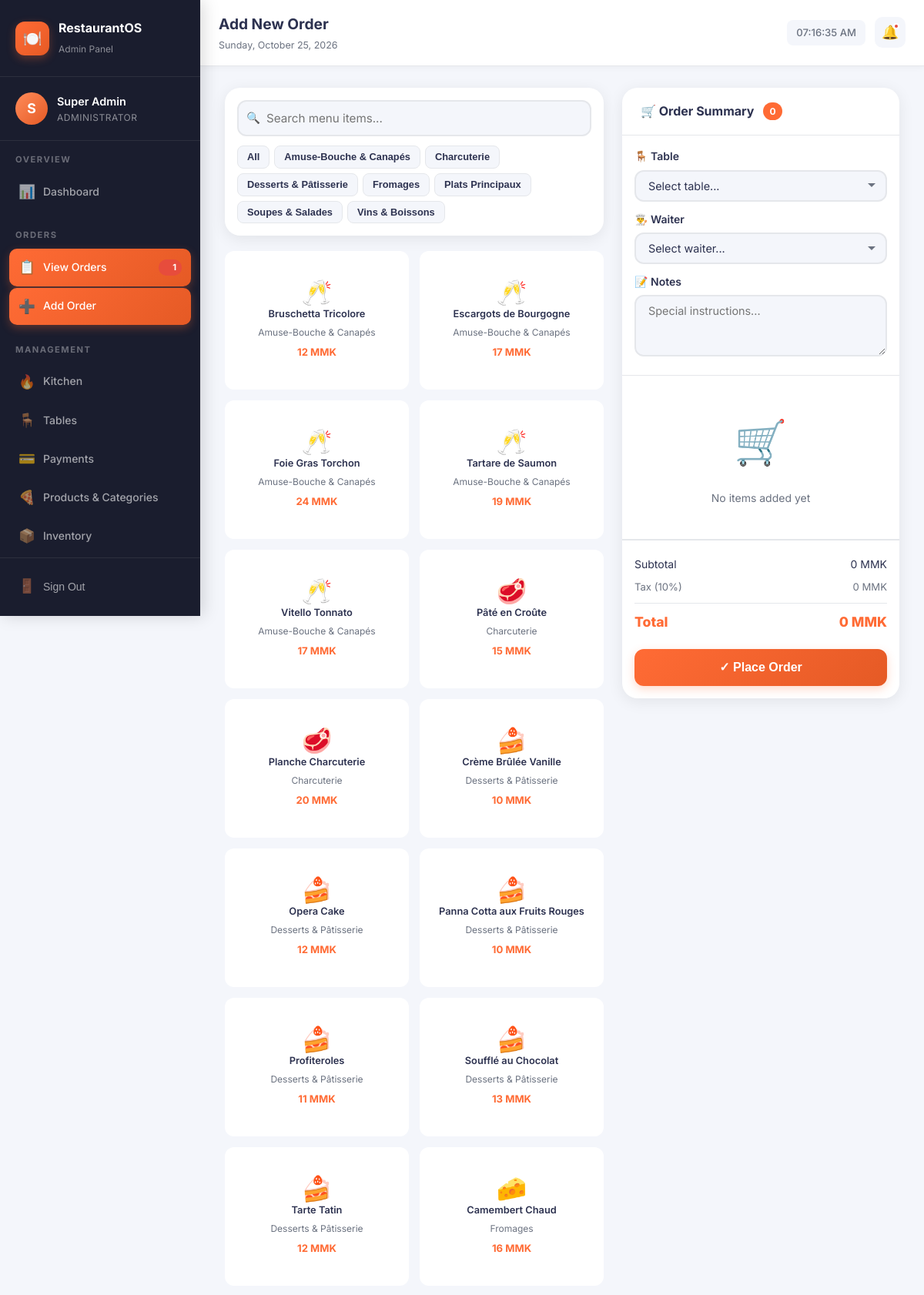
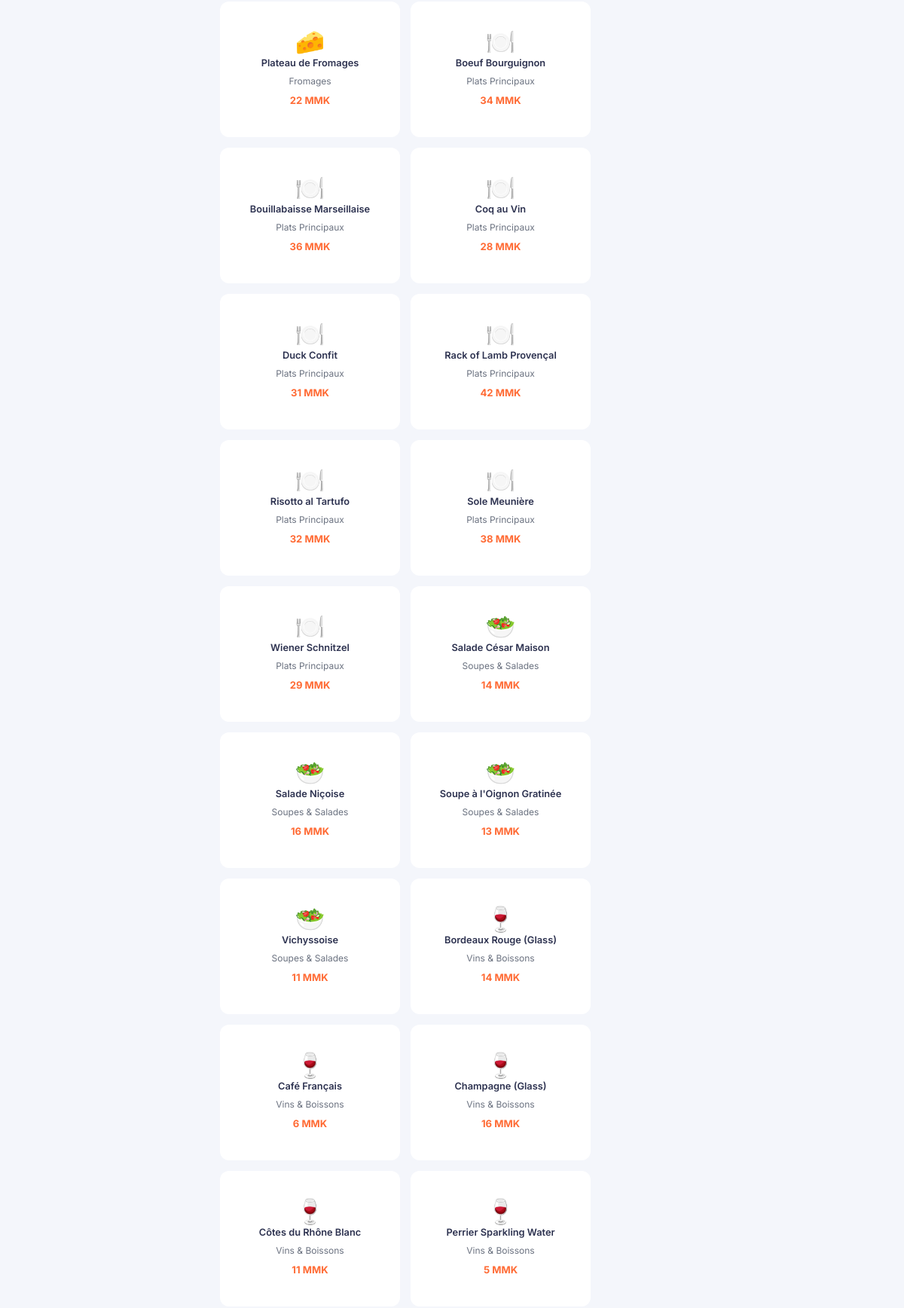
The app's page /public/admin/add-order (signed in, upper part) with its own data (2 pictures, top to bottom).
### tables this page shows
CREATE TABLE IF NOT EXISTS product_category (
    category_id INT PRIMARY KEY AUTO_INCREMENT,
    category_name VARCHAR(100) NOT NULL,
    description TEXT,
    created_at TIMESTAMP DEFAULT CURRENT_TIMESTAMP
);

CREATE TABLE IF NOT EXISTS product (
    product_id INT PRIMARY KEY AUTO_INCREMENT,
    product_name VARCHAR(100) NOT NULL,
    description TEXT,
    price DECIMAL(10,2) NOT NULL,
    category_id INT,
    image VARCHAR(255) DEFAULT NULL,
    is_available TINYINT(1) DEFAULT 1,
    created_at TIMESTAMP DEFAULT CURRENT_TIMESTAMP,
    updated_at TIMESTAMP DEFAULT CURRENT_TIMESTAMP ON UPDATE CURRENT_TIMESTAMP,
    FOREIGN KEY (category_id) REFERENCES product_category(category_id) ON DELETE SET NULL
);

### app/controllers/AdminController.php (called while the page is built, shortened)
<?php
require_once __DIR__ . '/../../config/database.php';
class AdminController {
    private $db;
    public function __construct() {
        $this->db = Database::getInstance();
    }
    public function addOrder() {
        $categories = $this->db->fetchAll("SELECT * FROM product_category ORDER BY category_name");
        $products = $this->db->fetchAll("SELECT p.*, pc.category_name FROM product p LEFT JOIN product_category pc ON p.category_id = pc.category_id WHERE p.is_available = 1 ORDER BY pc.category_name, p.product_name");
        require_once __DIR__ . '/../views/admin/add_order.php';
    }
}

### config/database.php (called while the page is built, shortened)
<?php
class Database {
    private static $instance = null;
    private $connection;
    private function __construct() {
        $this->connection = new mysqli(DB_HOST, DB_USER, DB_PASS, DB_NAME);
        $this->connection->set_charset('utf8mb4');
    }
    public static function getInstance() {
        if (self::$instance === null) {
            self::$instance = new self();
        }
        return self::$instance;
    }
    public function query($sql, $params = [], $types = '') {
        $stmt = $this->connection->prepare($sql);
        $stmt->execute();
        return $stmt;
    }
    public function fetchAll($sql, $params = [], $types = '') {
        $stmt = $this->query($sql, $params, $types);
        $result = $stmt->get_result();
        return $result->fetch_all(MYSQLI_ASSOC);
    }
}

### app/views/admin/add_order.php (the view, shortened to what this page needs)
<?php $page_title = 'Add New Order'; require_once __DIR__ . '/../shared/admin_layout_start.php'; ?>
<div class="order-layout animate-in">
  <div>
    <div class="card" style="margin-bottom:20px">
      <div class="card-body" style="padding:16px;display:flex;gap:12px;flex-wrap:wrap;align-items:center">
        <div class="search-bar" style="flex:1;min-width:200px">
          <span class="search-icon">🔍</span>
          <input type="text" id="menu-search" class="form-control" placeholder="Search menu items..." style="padding-left:36px">
        </div>
        <div style="display:flex;gap:6px;flex-wrap:wrap">
          <button class="btn btn-secondary btn-sm cat-filter active" data-cat="" onclick="filterCategory('')">All</button>
          <?php foreach ($categories as $cat): ?>
          <button class="btn btn-secondary btn-sm cat-filter" data-cat="<?= $cat['category_id'] ?>" onclick="filterCategory(<?= $cat['category_id'] ?>)">
            <?= htmlspecialchars($cat['category_name']) ?>
          </button>
          <?php endforeach; ?>
        </div>
      </div>
    </div>
    <div class="menu-grid">
      <?php
      $catIcons = [
        'Amuse-Bouche & Canapés' => '🥂',
        'Plats Principaux' => '🍽️',
        'Desserts & Pâtisserie' => '🍰',
        'Vins & Boissons' => '🍷',
        'Soupes & Salades' => '🥗',
        'Fromages' => '🧀',
        'Charcuterie' => '🥩',
        'Appetizers' => '🥗',
        'Main Course' => '🍽️',
        'Desserts' => '🍰',
        'Beverages' => '🍷',
        'Soups & Salads' => '🥣',
      ];
      foreach ($products as $product):
        $icon = $catIcons[$product['category_name'] ?? ''] ?? '🍽️';
      ?>
      <div class="menu-item-wrap" data-category="<?= $product['category_id'] ?>" data-name="<?= strtolower(htmlspecialchars($product['product_name'])) ?>">
        <div class="menu-item" onclick="addToCart(<?= $product['product_id'] ?>, '<?= addslashes($product['product_name']) ?>', <?= $product['price'] ?>)">
          <?php if (!empty($product['image'])): ?>
            <div class="menu-item-img"><img src="<?= BASE_URL ?>/<?= htmlspecialchars($product['image']) ?>" alt="<?= htmlspecialchars($product['product_name']) ?>"></div>
          <?php else: ?>
            <div class="menu-item-icon"><?= $icon ?></div>
          <?php endif; ?>
          <div class="menu-item-name"><?= htmlspecialchars($product['product_name']) ?></div>
          <div style="font-size:0.75rem;color:var(--text-secondary);margin-top:2px"><?= htmlspecialchars($product['category_name'] ?? '') ?></div>
          <div class="menu-item-price"><?= number_format($product['price'], 0) ?> MMK</div>
        </div>
      </div>
      <?php endforeach; ?>
    </div>
  </div>
  <div>
    <div class="order-cart">
      <div class="card-header">
        <div class="card-title">🛒 Order Summary <span id="cart-count" style="background:var(--primary);color:#fff;font-size:0.75rem;padding:2px 8px;border-radius:12px;margin-left:4px">0</span></div>
      </div>
      <form action="<?= BASE_URL ?>/admin/save-order" method="POST" id="order-form">
        <div style="padding:16px;border-bottom:1px solid var(--border)">
          <div class="form-field" style="margin-bottom:12px">
            <label>🪑 Table</label>
            <select name="table_id" class="form-control no-icon" required>
              <option value="">Select table...</option>
            </select>
          </div>
          <div class="form-field" style="margin-bottom:12px">
            <label>👨‍🍳 Waiter</label>
            <select name="waiter_id" class="form-control no-icon" required>
              <option value="">Select waiter...</option>
            </select>
          </div>
          <div class="form-field">
            <label>📝 Notes</label>
            <textarea name="notes" class="form-control no-icon" placeholder="Special instructions..." rows="2"></textarea>
          </div>
        </div>
        <div id="cart-items" class="cart-items">
          <div class="empty-state" style="padding:30px">
            <div class="empty-icon">🛒</div>
            <p>No items added yet</p>
          </div>
        </div>
        <div class="cart-total">
          <div class="cart-total-row"><span>Subtotal</span><span id="cart-total">0 MMK</span></div>
          <div class="cart-total-row"><span style="color:var(--text-secondary);font-size:0.82rem">Tax (10%)</span><span style="color:var(--text-secondary);font-size:0.82rem" id="cart-tax">0 MMK</span></div>
          <div class="cart-total-row grand"><span>Total</span><span id="cart-grand">0 MMK</span></div>
          <button type="submit" class="btn btn-primary btn-lg" id="submit-order" style="width:100%;margin-top:16px;justify-content:center" disabled>
            ✓ Place Order
          </button>
        </div>
      </form>
    </div>
  </div>
</div>
<?php require_once __DIR__ . '/../shared/admin_layout_end.php'; ?>

### records on screen
product_category: category_name "Amuse-Bouche & Canapés"
product_category: category_name "Charcuterie"
product_category: category_name "Desserts & Pâtisserie"
product_category: category_name "Fromages"
product_category: category_name "Plats Principaux"
product_category: category_name "Soupes & Salades"
product_category: category_name "Vins & Boissons"
product: category.category_name "🥂", product_name "Bruschetta Tricolore", category.category_name "Amuse-Bouche & Canapés", price "12"
product: category.category_name "🥂", product_name "Escargots de Bourgogne", category.category_name "Amuse-Bouche & Canapés", price "17"
product: category.category_name "🥂", product_name "Foie Gras Torchon", category.category_name "Amuse-Bouche & Canapés", price "24"
product: category.category_name "🥂", product_name "Tartare de Saumon", category.category_name "Amuse-Bouche & Canapés", price "19"
product: category.category_name "🥂", product_name "Vitello Tonnato", category.category_name "Amuse-Bouche & Canapés", price "17"
product: category.category_name "🥩", product_name "Pâté en Croûte", category.category_name "Charcuterie", price "15"
product: category.category_name "🥩", product_name "Planche Charcuterie", category.category_name "Charcuterie", price "20"
product: category.category_name "🍰", product_name "Crème Brûlée Vanille", category.category_name "Desserts & Pâtisserie", price "10"
product: category.category_name "🍰", product_name "Opera Cake", category.category_name "Desserts & Pâtisserie", price "12"
product: category.category_name "🍰", product_name "Panna Cotta aux Fruits Rouges", category.category_name "Desserts & Pâtisserie", price "10"
product: category.category_name "🍰", product_name "Profiteroles", category.category_name "Desserts & Pâtisserie", price "11"
product: category.category_name "🍰", product_name "Soufflé au Chocolat", category.category_name "Desserts & Pâtisserie", price "13"
product: category.category_name "🍰", product_name "Tarte Tatin", category.category_name "Desserts & Pâtisserie", price "12"
product: category.category_name "🧀", product_name "Camembert Chaud", category.category_name "Fromages", price "16"
product: category.category_name "🧀", product_name "Plateau de Fromages", category.category_name "Fromages", price "22"
product: category.category_name "🍽️", product_name "Boeuf Bourguignon", category.category_name "Plats Principaux", price "34"
product: category.category_name "🍽️", product_name "Bouillabaisse Marseillaise", category.category_name "Plats Principaux", price "36"
product: category.category_name "🍽️", product_name "Coq au Vin", category.category_name "Plats Principaux", price "28"
product: category.category_name "🍽️", product_name "Duck Confit", category.category_name "Plats Principaux", price "31"
product: category.category_name "🍽️", product_name "Rack of Lamb Provençal", category.category_name "Plats Principaux", price "42"
product: category.category_name "🍽️", product_name "Risotto al Tartufo", category.category_name "Plats Principaux", price "32"
product: category.category_name "🍽️", product_name "Sole Meunière", category.category_name "Plats Principaux", price "38"
product: category.category_name "🍽️", product_name "Wiener Schnitzel", category.category_name "Plats Principaux", price "29"
product: category.category_name "🥗", product_name "Salade César Maison", category.category_name "Soupes & Salades", price "14"
product: category.category_name "🥗", product_name "Salade Niçoise", category.category_name "Soupes & Salades", price "16"
product: category.category_name "🥗", product_name "Soupe à l'Oignon Gratinée", category.category_name "Soupes & Salades", price "13"
product: category.category_name "🥗", product_name "Vichyssoise", category.category_name "Soupes & Salades", price "11"
product: category.category_name "🍷", product_name "Bordeaux Rouge (Glass)", category.category_name "Vins & Boissons", price "14"
product: category.category_name "🍷", product_name "Café Français", category.category_name "Vins & Boissons", price "6"
product: category.category_name "🍷", product_name "Champagne (Glass)", category.category_name "Vins & Boissons", price "16"
product: category.category_name "🍷", product_name "Côtes du Rhône Blanc", category.category_name "Vins & Boissons", price "11"
product: category.category_name "🍷", product_name "Perrier Sparkling Water", category.category_name "Vins & Boissons", price "5"

### other values on screen
$initials "S"
$admin_name "Super Admin"
$pending_orders "1"
$page_title "Add New Order"
